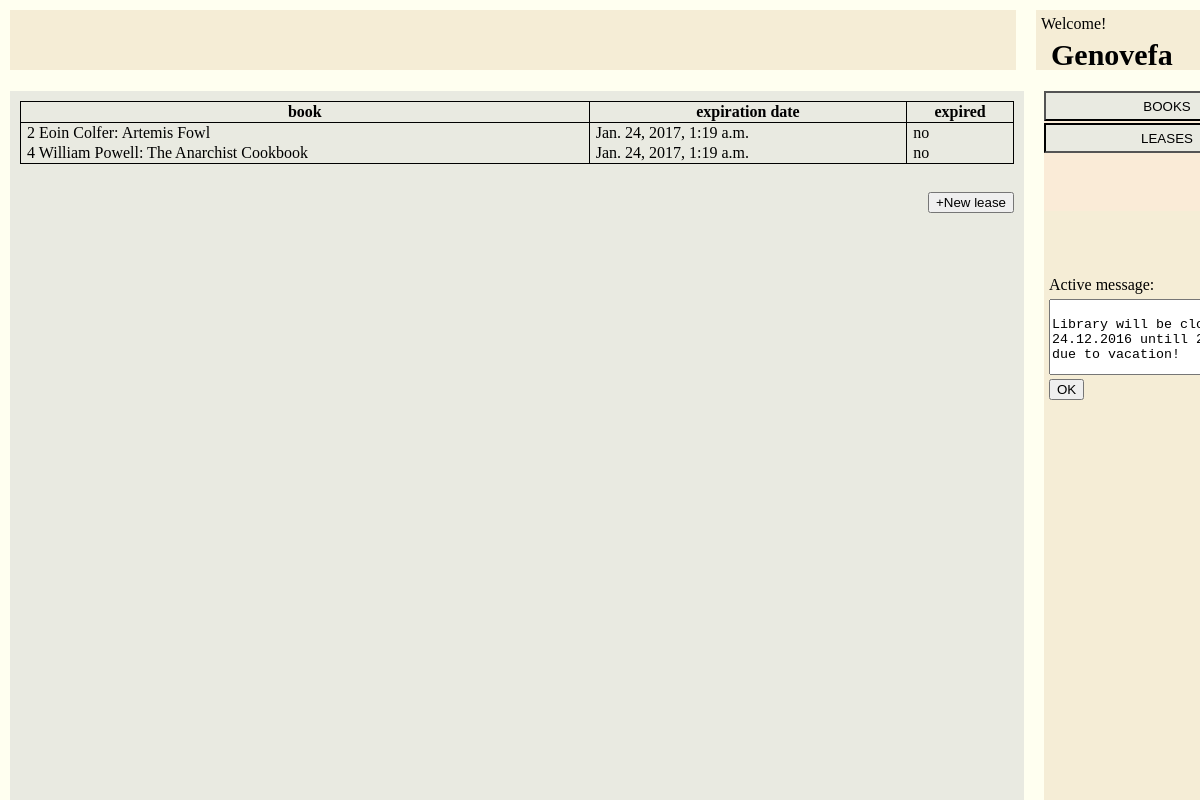
Page /library/leases/ (signed in) on the earlier database version.
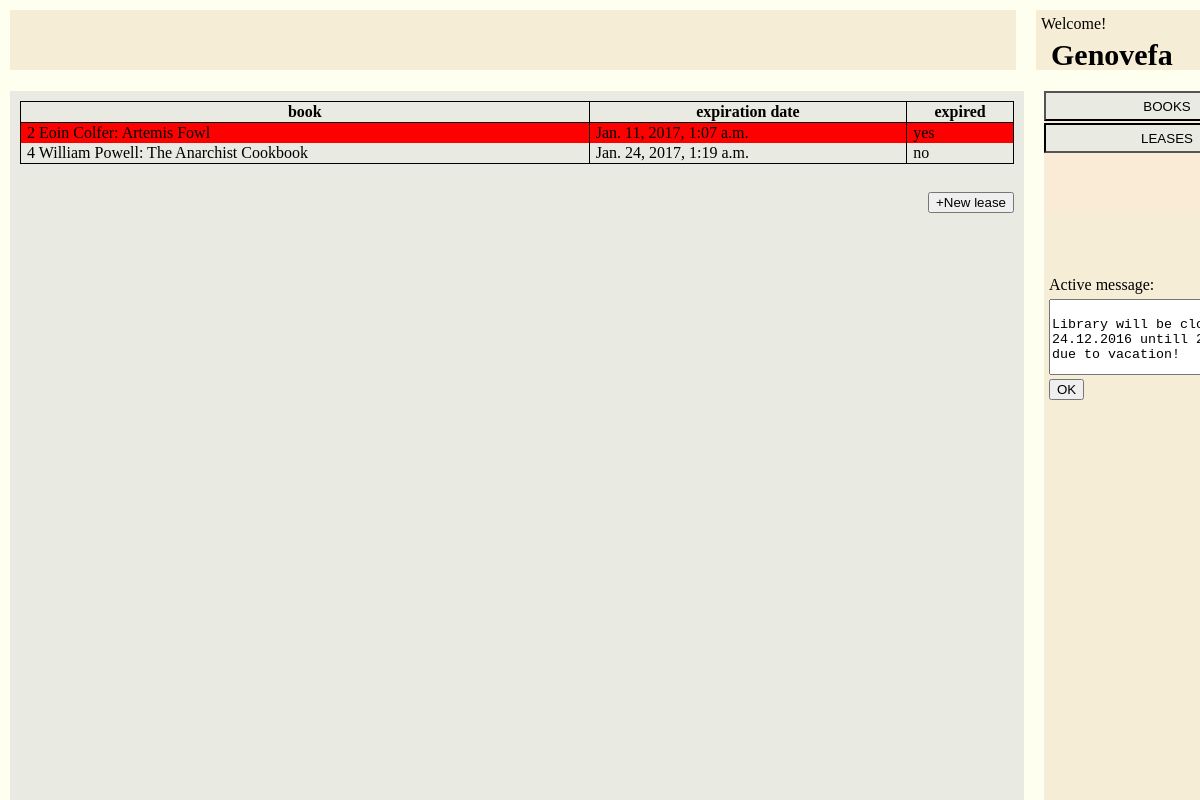
Same page on the later database version.
### library/models.py (models this page shows, shortened)
class Lease(models.Model):
	user_id= models.ForeignKey(User,on_delete=models.CASCADE)
	book_id= models.ForeignKey(Book,on_delete=models.CASCADE)
	start_date= models.DateTimeField(default=datetime.now())
	expiration_date = models.DateTimeField(default=datetime.now() + timedelta(days=14))
	def is_expired(self):
		if self.expiration_date < timezone.now():
			return True
		else:
			return False

class Book(models.Model):
	title = models.CharField(max_length=100, null=False)
	added_date = models.DateTimeField(default=datetime.now())
	author = models.ForeignKey(Author,on_delete=models.SET_NULL,null=True)
	genre = models.CharField(max_length=10,null=True)
	available = models.BooleanField(default=True)

class Author(models.Model):
	firstName=models.CharField(max_length=100, null=False)
	lastName=models.CharField(max_length=100, null=False)
	def __str__(self):
		return self.firstName+' '+self.lastName

### library/views.py (the view)
# urls.py: url(r'leases/$',views.leases,name="leases"),
@login_required(login_url='/library/')
def leases(request):
	user=request.user
	if request.method=='GET':
		template=loader.get_template('leases.html')
		if user.groups.filter(name='Librarian').exists():
			leases_list = Lease.objects.all()
			role = 'Librarian'
		elif user.groups.filter(name='User').exists():
			leases_list=Lease.objects.filter(user_id=user)
			role= 'User'
		context = {
			"role": role,
			"leases_list": leases_list
		}
		return HttpResponse(template.render(context, request))

### library/templates/leases.html (shortened to what this page needs)
{% load static %}
<!DOCTYPE html>
<html>
<head>
	<link rel="stylesheet" type="text/css" href="{% static 'library/styles.css' %}">
</head>
<body>
<div id="div-top">
	<div class="fifthL" id="message-board-div">
	</div>
	<div class="fifthR" id="user-info-div">
		<div id="user-info">
			Welcome!<br>
			<h3>Genovefa</h3>
		</div>
	</div>
</div>
<div id="div-bottom">
	<div class="fifthL" id="content">
		<table>
			<tr>
				{% if role == 'Librarian' %}
					<th>ID</th>
					<th>user</th>
					<th>book</th>
					<th>start date</th>
					<th>expiration date</th>
					<th>active?</th>
				{% elif role == 'User' %}
					<th>book</th>
					<th>expiration date</th>
					<th>expired</th>
				{% endif %}
			</tr>
			{% if leases_list %}
				{% for lease in leases_list %}
					<tr {% if role == 'User' and lease.is_expired %} class="expired" {% endif %}>
						{% if role == 'Librarian' %}
							<td>{{lease.id}}</td>
							<td>{{lease.user_id.username}}: {{lease.user_id.first_name}} {{lease.user_id.last_name}}</td>
							<td>{{lease.book_id.id}} {{lease.book_id.author}}: {{lease.book_id.title}}</td>
							<td>{{lease.start_date}}</td>
							<td>{{lease.expiration_date}}</td>
							<td><input id="ls1" type="checkbox" {% if not lease.is_expired %}checked{% endif %}></td>
						{% elif role == 'User' %}
							<td>{{lease.book_id.id}} {{lease.book_id.author}}: {{lease.book_id.title}}</td>
							<td>{{lease.expiration_date}}</td>
							<td>{% if lease.is_expired %} yes {% else %} no {% endif %}</td>
						{% endif %}
					</tr>
				{% endfor %}
			{% endif %}
		</table>
        <br>
		<a onclick="return popitup('/library/leases/add')">
        	<button class="tableButton" id="newLeaseButton">+New lease</button>
		</a>
	</div>
	<div class="fifthR" id="sidebar">
		<div id="menu">
			<a href="../books">
				<button id="booksButton">BOOKS</button>
			</a>
			<a href="../leases">
				<button class="active" id="leasesButton">LEASES</button>
			</a>
		</div>
		<div id="side-boxes">
			<div id="active-message-div">
				Active message:<br>
				<textarea id="active-message">
							Library will be closed from 24.12.2016 untill 2.1.2017 due to vacation!
						</textarea>
				<button id="confirmActiveMessage">OK</button>
			</div>
		</div>
	</div>
</div>
</body>
</html>

Differences in the rows shown:
changed Lease "Eoin Colfer": expiration_date "Jan. 24, 2017, 1:19 a.m." → "Jan. 11, 2017, 1:07 a.m."; expiration_date "no" → "yes"
